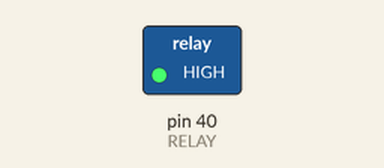
A sketch run on a simulated Arduino Mega 2560, built with avr-gcc and run on an emulated ATmega2560. Parts: switched loads named in the sketch (green lamp = pin HIGH).

Above: at 1.0 s.
At 3.5 s:
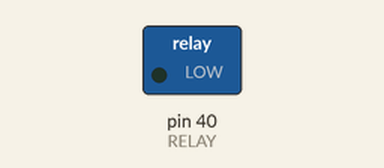
Timing chart, 0 to 6.5 s (numbered marks = the images above):
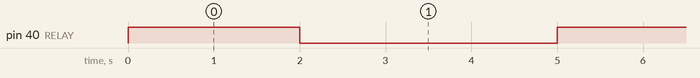

The sketch:

fan.ino
```cpp
#define RELAY 40

void setup() {
  pinMode(RELAY,OUTPUT);

}

void loop() {
  digitalWrite(RELAY, HIGH);
  delay(2000);
  digitalWrite(RELAY, LOW);
  delay(3000);
}
```

Measured:
- by itself, pin 40 (RELAY): alternates HIGH for 2.0 s and LOW for 3.0 s
